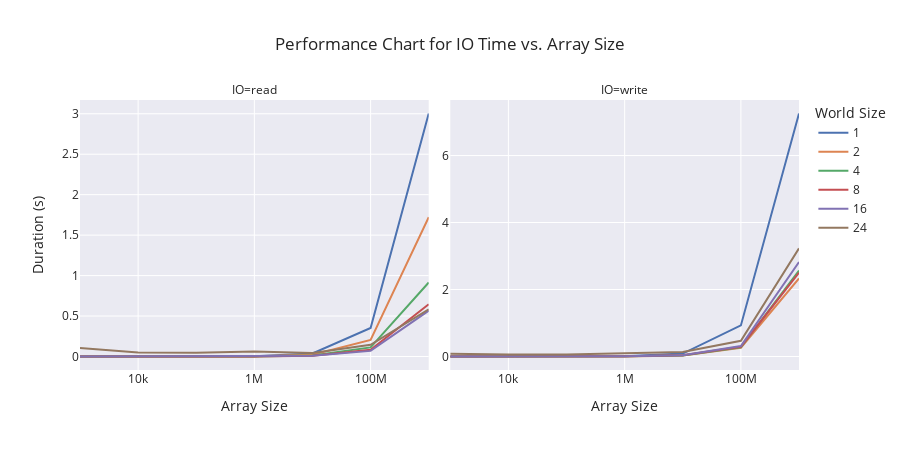

The notebook cell saved with this chart:
### Code cell
fig = px.line(
    (
        io_summary
        .reset_index()
        .melt(id_vars='size', value_name='duration')
        .rename(columns={'world_size': 'World Size', 'io': "IO"})
    ),
    x='size', y='duration', color='World Size',
    facet_col='IO', facet_col_spacing=0.03,
    height=450, width=900, template='seaborn',
    log_x=True, #log_y=True,
    labels={'duration': 'Duration (s)', 'size': 'Array Size'},
    title='Performance Chart for IO Time vs. Array Size'
)

# plots for sections/tasks for quick/merge sort
fig.update_yaxes(matches=None)
fig.update_yaxes(showticklabels=True, col=2) # assuming second facet
fig.show()

### Figure 1 — Plotly figure (JSON) as saved in the notebook; plotly's stock layout.template omitted (floating-point values rounded to 4 significant figures)
{"data": [{"hovertemplate": "World Size=1<br>IO=read<br>Array Size=%{x}<br>Duration (s)=%{y}<extra></extra>", "legendgroup": "1", "line": {"color": "rgb(76,114,176)", "dash": "solid"}, "mode": "lines", "name": "1", "orientation": "v", "showlegend": true, "type": "scatter", "x": [1000, 10000, 100000, 1000000, 10000000, 100000000, 1000000000], "xaxis": "x", "y": [9.178e-06, 2.882e-05, 0.0003263, 0.003627, 0.03783, 0.3518, 3.003], "yaxis": "y"}, {"hovertemplate": "World Size=1<br>IO=write<br>Array Size=%{x}<br>Duration (s)=%{y}<extra></extra>", "legendgroup": "1", "line": {"color": "rgb(76,114,176)", "dash": "solid"}, "mode": "lines", "name": "1", "orientation": "v", "showlegend": false, "type": "scatter", "x": [1000, 10000, 100000, 1000000, 10000000, 100000000, 1000000000], "xaxis": "x2", "y": [7.412e-05, 9.815e-05, 0.0005157, 0.007548, 0.08598, 0.928, 7.255], "yaxis": "y2"}, {"hovertemplate": "World Size=2<br>IO=read<br>Array Size=%{x}<br>Duration (s)=%{y}<extra></extra>", "legendgroup": "2", "line": {"color": "rgb(221,132,82)", "dash": "solid"}, "mode": "lines", "name": "2", "orientation": "v", "showlegend": true, "type": "scatter", "x": [1000, 10000, 100000, 1000000, 10000000, 100000000, 1000000000], "xaxis": "x", "y": [0.0002276, 0.000225, 0.0003873, 0.002457, 0.02062, 0.2037, 1.722], "yaxis": "y"}, {"hovertemplate": "World Size=2<br>IO=write<br>Array Size=%{x}<br>Duration (s)=%{y}<extra></extra>", "legendgroup": "2", "line": {"color": "rgb(221,132,82)", "dash": "solid"}, "mode": "lines", "name": "2", "orientation": "v", "showlegend": false, "type": "scatter", "x": [1000, 10000, 100000, 1000000, 10000000, 100000000, 1000000000], "xaxis": "x2", "y": [0.001282, 0.0002464, 0.0005181, 0.003456, 0.03025, 0.2622, 2.332], "yaxis": "y2"}, {"hovertemplate": "World Size=4<br>IO=read<br>Array Size=%{x}<br>Duration (s)=%{y}<extra></extra>", "legendgroup": "4", "line": {"color": "rgb(85,168,104)", "dash": "solid"}, "mode": "lines", "name": "4", "orientation": "v", "showlegend": true, "type": "scatter", "x": [1000, 10000, 100000, 1000000, 10000000, 100000000, 1000000000], "xaxis": "x", "y": [0.0004064, 0.0003269, 0.0004379, 0.001473, 0.01268, 0.1122, 0.9151], "yaxis": "y"}, {"hovertemplate": "World Size=4<br>IO=write<br>Array Size=%{x}<br>Duration (s)=%{y}<extra></extra>", "legendgroup": "4", "line": {"color": "rgb(85,168,104)", "dash": "solid"}, "mode": "lines", "name": "4", "orientation": "v", "showlegend": false, "type": "scatter", "x": [1000, 10000, 100000, 1000000, 10000000, 100000000, 1000000000], "xaxis": "x2", "y": [0.001804, 0.0004121, 0.0009455, 0.005078, 0.02935, 0.2761, 2.568], "yaxis": "y2"}, {"hovertemplate": "World Size=8<br>IO=read<br>Array Size=%{x}<br>Duration (s)=%{y}<extra></extra>", "legendgroup": "8", "line": {"color": "rgb(196,78,82)", "dash": "solid"}, "mode": "lines", "name": "8", "orientation": "v", "showlegend": true, "type": "scatter", "x": [1000, 10000, 100000, 1000000, 10000000, 100000000, 1000000000], "xaxis": "x", "y": [0.0006006, 0.000502, 0.0005639, 0.001412, 0.009758, 0.08426, 0.6454], "yaxis": "y"}, {"hovertemplate": "World Size=8<br>IO=write<br>Array Size=%{x}<br>Duration (s)=%{y}<extra></extra>", "legendgroup": "8", "line": {"color": "rgb(196,78,82)", "dash": "solid"}, "mode": "lines", "name": "8", "orientation": "v", "showlegend": false, "type": "scatter", "x": [1000, 10000, 100000, 1000000, 10000000, 100000000, 1000000000], "xaxis": "x2", "y": [0.003234, 0.0005627, 0.0009218, 0.004813, 0.03555, 0.2923, 2.503], "yaxis": "y2"}, {"hovertemplate": "World Size=16<br>IO=read<br>Array Size=%{x}<br>Duration (s)=%{y}<extra></extra>", "legendgroup": "16", "line": {"color": "rgb(129,114,179)", "dash": "solid"}, "mode": "lines", "name": "16", "orientation": "v", "showlegend": true, "type": "scatter", "x": [1000, 10000, 100000, 1000000, 10000000, 100000000, 1000000000], "xaxis": "x", "y": [0.001318, 0.0009467, 0.0009558, 0.001619, 0.007984, 0.06939, 0.5662], "yaxis": "y"}, {"hovertemplate": "World Size=16<br>IO=write<br>Array Size=%{x}<br>Duration (s)=%{y}<extra></extra>", "legendgroup": "16", "line": {"color": "rgb(129,114,179)", "dash": "solid"}, "mode": "lines", "name": "16", "orientation": "v", "showlegend": false, "type": "scatter", "x": [1000, 10000, 100000, 1000000, 10000000, 100000000, 1000000000], "xaxis": "x2", "y": [0.003249, 0.001041, 0.00184, 0.005286, 0.03741, 0.313, 2.819], "yaxis": "y2"}, {"hovertemplate": "World Size=24<br>IO=read<br>Array Size=%{x}<br>Duration (s)=%{y}<extra></extra>", "legendgroup": "24", "line": {"color": "rgb(147,120,96)", "dash": "solid"}, "mode": "lines", "name": "24", "orientation": "v", "showlegend": true, "type": "scatter", "x": [1000, 10000, 100000, 1000000, 10000000, 100000000, 1000000000], "xaxis": "x", "y": [0.1044, 0.05046, 0.04588, 0.0609, 0.04421, 0.1439, 0.5831], "yaxis": "y"}, {"hovertemplate": "World Size=24<br>IO=write<br>Array Size=%{x}<br>Duration (s)=%{y}<extra></extra>", "legendgroup": "24", "line": {"color": "rgb(147,120,96)", "dash": "solid"}, "mode": "lines", "name": "24", "orientation": "v", "showlegend": false, "type": "scatter", "x": [1000, 10000, 100000, 1000000, 10000000, 100000000, 1000000000], "xaxis": "x2", "y": [0.0832, 0.0587, 0.06119, 0.08953, 0.1366, 0.4672, 3.228], "yaxis": "y2"}], "layout": {"annotations": [{"font": {}, "showarrow": false, "text": "IO=read", "x": 0.2425, "xanchor": "center", "xref": "paper", "y": 1, "yanchor": "bottom", "yref": "paper"}, {"font": {}, "showarrow": false, "text": "IO=write", "x": 0.7575, "xanchor": "center", "xref": "paper", "y": 1, "yanchor": "bottom", "yref": "paper"}], "height": 450, "legend": {"title": {"text": "World Size"}, "tracegroupgap": 0}, "title": {"text": "Performance Chart for IO Time vs. Array Size"}, "width": 900, "xaxis": {"anchor": "y", "domain": [0, 0.485], "title": {"text": "Array Size"}, "type": "log"}, "xaxis2": {"anchor": "y2", "domain": [0.515, 1], "matches": "x", "title": {"text": "Array Size"}, "type": "log"}, "yaxis": {"anchor": "x", "domain": [0, 1], "title": {"text": "Duration (s)"}}, "yaxis2": {"anchor": "x2", "domain": [0, 1], "showticklabels": true}}}
